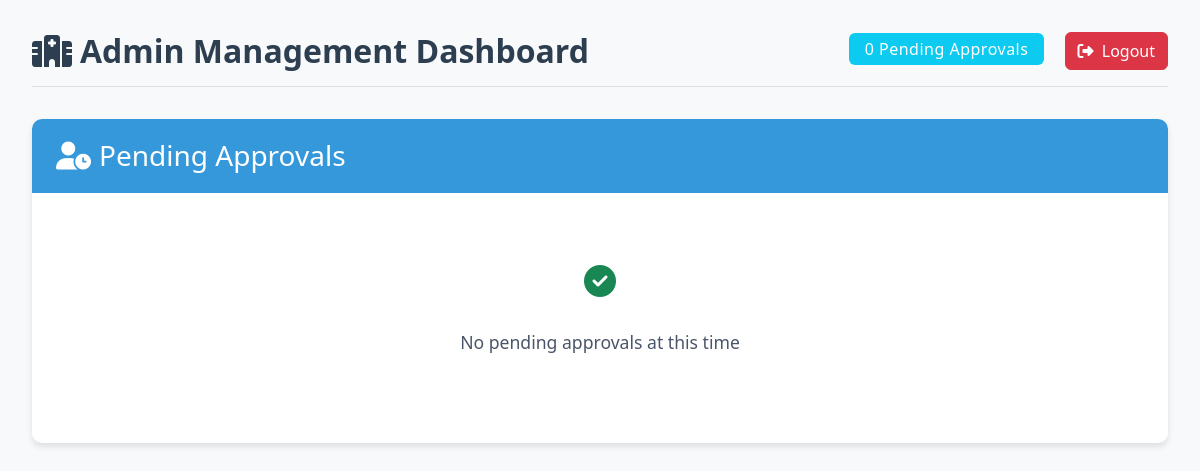
Before: /dashboard (signed in) with the older database file.
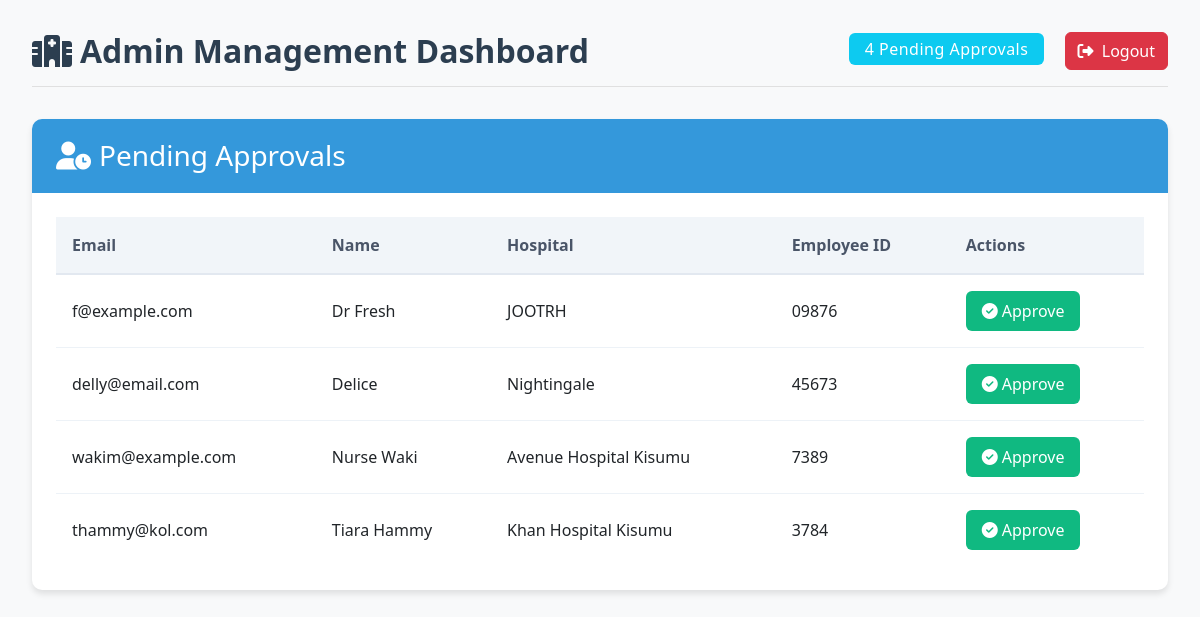
After: the same page with the newer database file.
### app/models.py (models this page shows, shortened)
class User(UserMixin, db.Model):
    __tablename__ = 'users'
    id = db.Column(db.Integer, primary_key=True)
    hospital_id = db.Column(db.Integer, db.ForeignKey('hospitals.id'), nullable=False)
    admin_id = db.Column(db.Integer, db.ForeignKey('admins.id'))  # Who approved this user
    email = db.Column(db.String(120), unique=True, nullable=False)
    employee_id = db.Column(db.String(50), nullable=False )
    role = db.Column(db.String(30))  # 'doctor', 'nurse', etc.
    is_approved = db.Column(db.Boolean, default=False)
    approval_date = db.Column(db.DateTime)
    created_at = db.Column(db.DateTime, default=datetime.utcnow)
    name = db.Column(db.String(100), nullable=False)
    password_hash = db.Column(db.String(128))

class Hospital(db.Model):
    __tablename__ = 'hospitals'
    id = db.Column(db.Integer, primary_key=True)
    name = db.Column(db.String(100), unique=True, nullable=False)
    verification_code = db.Column(db.String(20), unique=True)
    is_active = db.Column(db.Boolean, default=True)
    created_at = db.Column(db.DateTime, default=datetime.utcnow)
    total_icu_beds = db.Column(db.Integer, default=0)
    available_icu_beds = db.Column(db.Integer, default=0)
    latitude = db.Column(db.Float)
    longitude = db.Column(db.Float)
    level = db.Column(db.Integer)
    admins = db.relationship('Admin', backref='hospital', lazy=True)
    users = db.relationship('User', backref='hospital', lazy=True)

### app/routes/main.py (the view)
@bp.route('/dashboard')
@login_required
def dashboard():
    if isinstance(current_user, Admin):
        pending_query = User.query.filter_by(is_approved=False)
        if current_user.privilege_level != 'super':
            pending_query = pending_query.filter_by(hospital_id=current_user.hospital_id)
        pending_users = pending_query.all()
        hospital_name = current_user.hospital.name if current_user.privilege_level == 'hospital' else "All Hospitals"
        return render_template('admin/dashboard.html',
                            pending_users=pending_users,
                            hospital_name=hospital_name,
                            current_user=current_user)
    return render_template('users/dashboard.html',
                         current_user=current_user)

### app/models.py (called while the page is built)
@login_manager.user_loader
def load_user(user_id):
    admin = Admin.query.get(int(user_id))
    if admin:
        return admin
    return User.query.get(int(user_id))

### app/templates/admin/dashboard.html (shortened to what this page needs)
{% extends "base.html" %} {% block content %}
<div class="admin-dashboard">
	<div class="dashboard-header">
		<h2><i class="fas fa-hospital me-2"></i>Admin Management Dashboard</h2>
		<div class="header-actions">
			<span class="badge bg-info"
				>{{ pending_users|length }} Pending Approvals</span
			>
			<a href="{{ url_for('main.logout') }}" class="btn btn-danger ms-3">
				<i class="fas fa-sign-out-alt me-1"></i> Logout
			</a>
		</div>
	</div>
	<div class="approval-card">
		<div class="card-header">
			<h3><i class="fas fa-user-clock me-2"></i>Pending Approvals</h3>
		</div>
		<div class="card-body">
			{% if pending_users %}
			<div class="approval-table-container">
				<table class="approval-table">
					<thead>
						<tr>
							<th>Email</th>
							<th>Name</th>
							<th>Hospital</th>
							<th>Employee ID</th>
							<th>Actions</th>
						</tr>
					</thead>
					<tbody>
						{% for user in pending_users %}
						<tr>
							<td>{{ user.email }}</td>
							<td>{{ user.name }}</td>
							<td>{{ user.hospital.name }}</td>
							<td>{{ user.employee_id }}</td>
							<td>
								<a
									href="{{ url_for('admin.approve_user', user_id=user.id) }}"
									class="approve-btn"
									onclick="return confirm('Are you sure you want to approve {{ user.email }}?')">
									<i class="fas fa-check-circle me-1"></i>Approve
								</a>
							</td>
						</tr>
						{% endfor %}
					</tbody>
				</table>
			</div>
			{% else %}
			<div class="no-pending">
				<i class="fas fa-check-circle fa-2x text-success mb-3"></i>
				<p>No pending approvals at this time</p>
			</div>
			{% endif %}
		</div>
	</div>
</div>
{% endblock %}

### app/templates/base.html (shortened to what this page needs)
<!DOCTYPE html>
<html lang="en">
	<head>
		<link
			href="https://cdn.jsdelivr.net/npm/bootstrap@5.3.0/dist/css/bootstrap.min.css"
			rel="stylesheet" />
		<link
			rel="stylesheet"
			href="https://cdnjs.cloudflare.com/ajax/libs/font-awesome/6.4.0/css/all.min.css" />
		<link
			rel="stylesheet"
			href="{{ url_for('static', filename='css/styles.css') }}" />
	</head>
	<body>
		{% block content %}{% endblock %}
	</body>
</html>

### app/static/css/styles.css (style rules this page uses)
body { font-family: 'Segoe UI', Tahoma, Geneva, Verdana, sans-serif; background-color: #f8f9fa; overflow-x: hidden; }
.badge { font-weight: 500; padding: 0.35em 0.65em; font-size: 0.75em; letter-spacing: 0.5px; }

### app/templates/admin/dashboard.html (style rules this page uses)
.admin-dashboard { padding: 2rem; background-color: #f8f9fa; min-height: 100vh; }
.dashboard-header { display: flex; justify-content: space-between; align-items: center; margin-bottom: 2rem; padding-bottom: 1rem; border-bottom: 1px solid #e0e0e0; }
.dashboard-header h2 { color: #2c3e50; font-weight: 600; margin: 0; }
.header-actions .badge { font-size: 1rem; padding: 0.5rem 1rem; }
.approval-card { background: white; border-radius: 10px; box-shadow: 0 4px 6px rgba(0, 0, 0, 0.1); overflow: hidden; }
.card-header { background-color: #3498db; color: white; padding: 1.25rem 1.5rem; }
.card-header h3 { margin: 0; font-weight: 500; }
.card-body { padding: 1.5rem; }
.approval-table-container { overflow-x: auto; }
.approval-table { width: 100%; border-collapse: collapse; }
.approval-table th { background-color: #f1f5f9; color: #4a5568; padding: 1rem; text-align: left; font-weight: 600; border-bottom: 2px solid #e2e8f0; }
.approval-table td { padding: 1rem; border-bottom: 1px solid #edf2f7; vertical-align: middle; }
.approval-table tr:last-child td { border-bottom: none; }
.approve-btn { display: inline-flex; align-items: center; padding: 0.5rem 1rem; background-color: #10b981; color: white; border-radius: 6px; text-decoration: none; font-weight: 500; transition: all 0.2s; }

Changed rows visible on the page:
added User: email "f@example.com", name "Dr Fresh", hospital.name "JOOTRH", employee_id "09876"
added User: email "delly@email.com", name "Delice", hospital.name "Nightingale", employee_id "45673"
added User: email "wakim@example.com", name "Nurse Waki", hospital.name "Avenue Hospital Kisumu", employee_id "7389"
added User: email "thammy@kol.com", name "Tiara Hammy", hospital.name "Khan Hospital Kisumu", employee_id "3784"
Other visible differences:
{{ pending_users|length }}: "0" → "4"
text no longer shown: "No pending approvals at this time"
text now shown: "Email Name Hospital Employee ID Actions"
